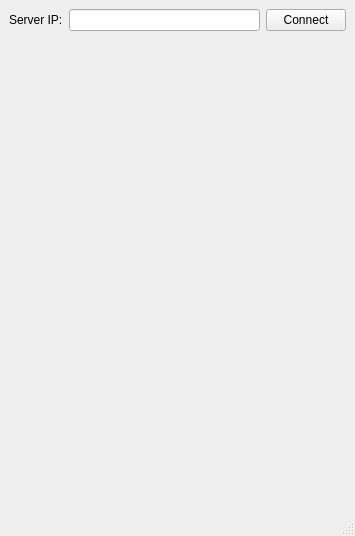
<?xml version="1.0" encoding="UTF-8"?>
<ui version="4.0">
 <class>MainWindow</class>
 <widget class="QMainWindow" name="MainWindow">
  <property name="geometry">
   <rect>
    <x>0</x>
    <y>0</y>
    <width>355</width>
    <height>536</height>
   </rect>
  </property>
  <property name="windowTitle">
   <string>MainWindow</string>
  </property>
  <widget class="QWidget" name="centralwidget">
   <layout class="QGridLayout" name="gridLayout">
    <item row="0" column="1">
     <widget class="QLineEdit" name="leServerIP"/>
    </item>
    <item row="3" column="1">
     <spacer name="verticalSpacer">
      <property name="orientation">
       <enum>Qt::Vertical</enum>
      </property>
      <property name="sizeHint" stdset="0">
       <size>
        <width>20</width>
        <height>40</height>
       </size>
      </property>
     </spacer>
    </item>
    <item row="0" column="0">
     <widget class="QLabel" name="label">
      <property name="text">
       <string>Server IP:</string>
      </property>
     </widget>
    </item>
    <item row="0" column="2">
     <widget class="QPushButton" name="pbConnectToServer">
      <property name="text">
       <string>Connect</string>
      </property>
     </widget>
    </item>
   </layout>
  </widget>
  <widget class="QMenuBar" name="menubar">
   <property name="geometry">
    <rect>
     <x>0</x>
     <y>0</y>
     <width>355</width>
     <height>20</height>
    </rect>
   </property>
  </widget>
  <widget class="QStatusBar" name="statusbar"/>
 </widget>
 <resources/>
 <connections/>
</ui>
